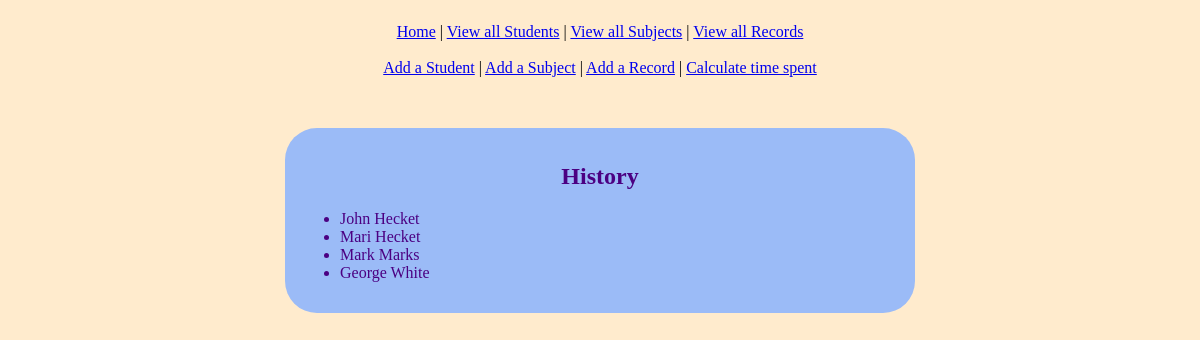
The app's page /subjects/History/ with its own data.
### records/models.py (models this page shows, shortened)
class Subject(models.Model):
    name = models.CharField(max_length=100, unique=True)
    description = models.TextField(null=False, default='')
    extra_curricular = models.BooleanField(default=False)
    student = models.ManyToManyField(Student)
    class Meta:
        ordering = ['name']

class Student(models.Model):
    first_name = models.CharField(max_length=100)
    last_name = models.CharField(max_length=100)
    grade = models.IntegerField(blank=True, null=True)
    age = models.IntegerField(blank=True, null=True)
    class Meta:
        ordering = ['last_name', 'first_name']

### records/views.py (the view)
# urls.py: path('subjects/<str:name>/', record_views.students_subject),
def students_subject(request, name):
    try:
        subject = Subject.objects.get(name=name)
    except Subject.DoesNotExist:
        return render(request, 'records/error.html', {'message': 'The subject does not exist'})
    students = subject.student.all()
    return render(request, 'records/subject_to_students.html', {'students': students, 'subject': subject})

### records/templates/records/subject_to_students.html (shortened to what this page needs)
{% extends "records/head.html" %} {% load static %} {% block content%}
<div class="container">
<h2>{{ subject.name }}</h2>
<ul>
  {% for student in students %}
  <li>{{ student.first_name }}  {{ student.last_name }} </li>
  {% endfor %}
</ul>
</div>
{% endblock %}

### records/templates/records/head.html (style rules this page uses)
body { background-color: blanchedalmond; }
.container, .nav-links { width: 600px; border-radius: 2em; padding: 15px; margin-left: 50px; margin-right: 50px; margin: auto; }
.container { background-color:rgb(155, 187, 247); }
h1, h2, h3, li, h5, td { color:indigo; }
h1, h2, h3, h5 { text-align: center; }

### records on screen
Subject: name "History"
Student: first_name "John", last_name "Hecket"
Student: first_name "Mari", last_name "Hecket"
Student: first_name "Mark", last_name "Marks"
Student: first_name "George", last_name "White"
